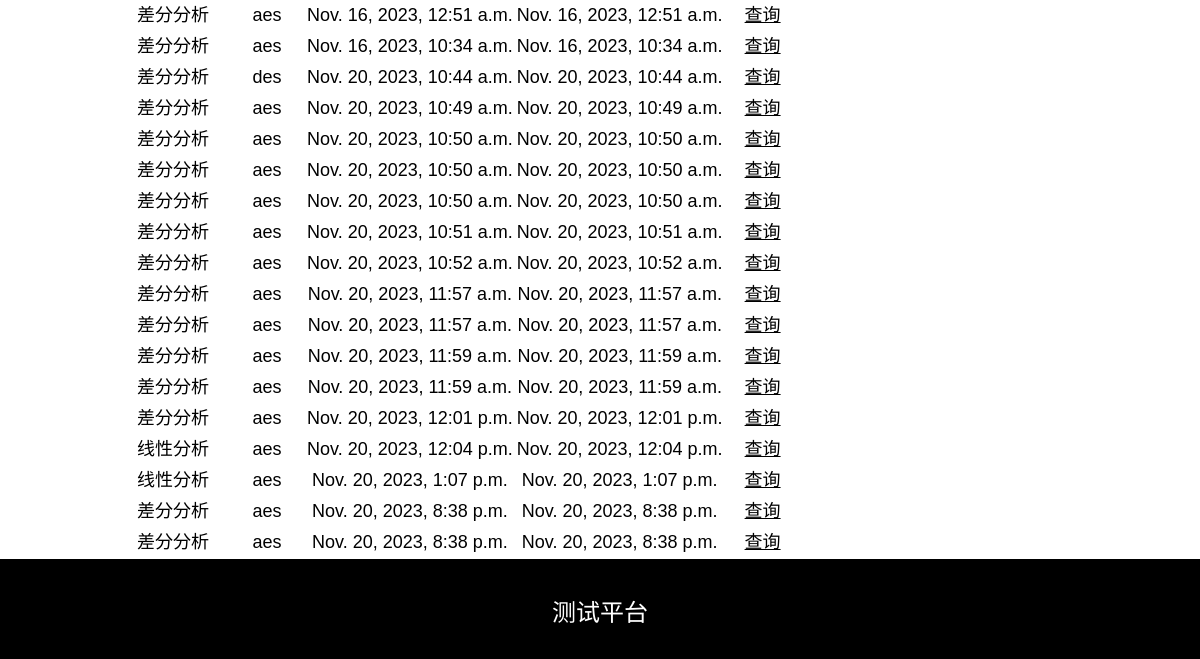
The page /history/ (signed in, lower part) on the database as committed earlier.
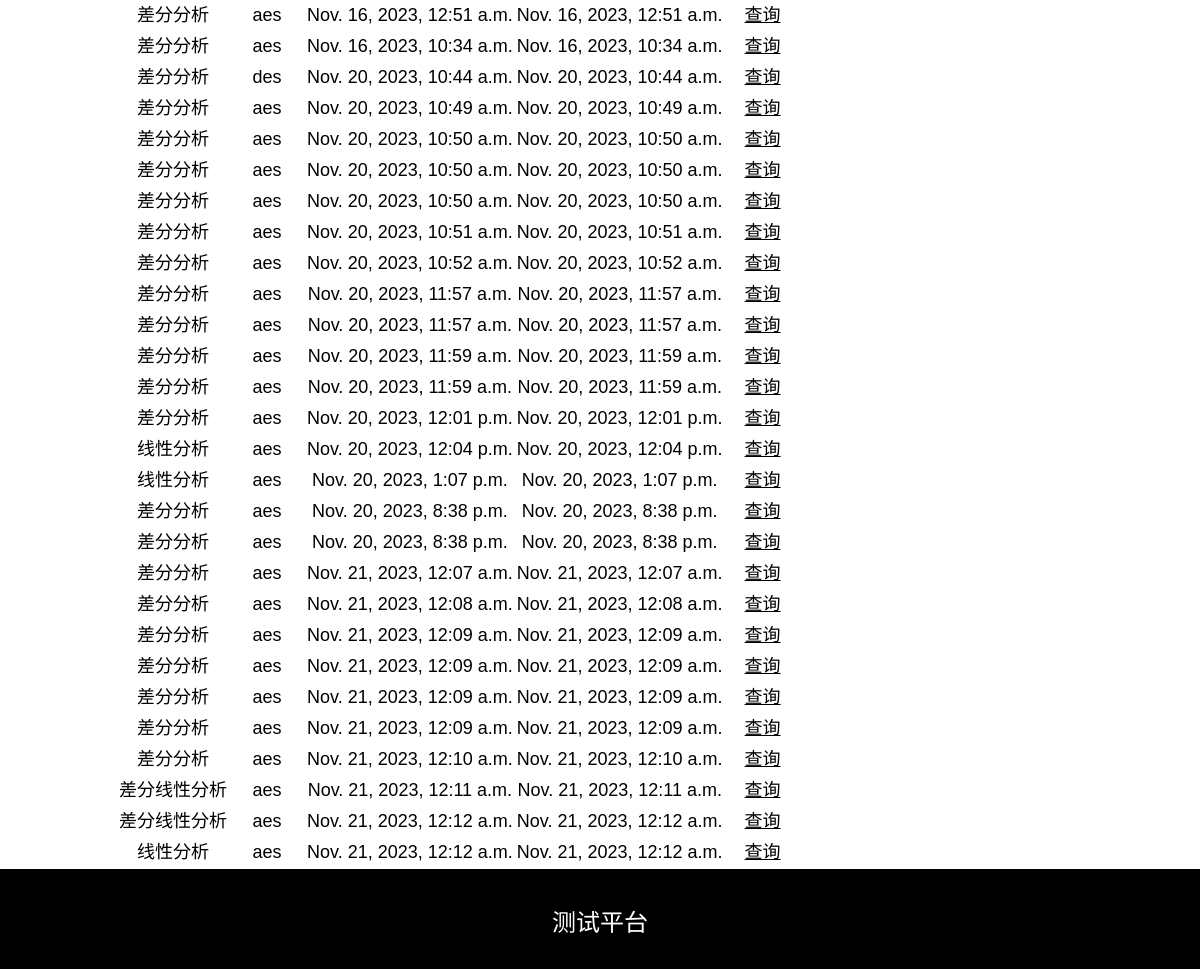
The same page on the database as committed later.
### demo/models.py (models this page shows)
class MyModel(models.Model):
    string1 = models.CharField(max_length=10)
    string2 = models.CharField(max_length=10)
    create_time = models.DateTimeField(default = timezone.now)
    edit_time = models.DateTimeField(auto_now = True)
    result = models.TextField(null=True)

### demo/views.py (the view)
# urls.py: path('history/', views.history,name='history'),
def history(request):
    if request.session.get('id') == None:
        return render(request, 'login.html')
    login_name = ''
    user = models.User.objects.get(id=request.session.get('id'))
    login_name = user.username
    return render(request, 'history.html', {"name": login_name,'my_model': MyModel.objects.all()})

### templates/history.html (shortened to what this page needs)
<!DOCTYPE html>
<html>
<head>
  <link rel="stylesheet" href="../static/css/w3.css">
  <link rel="stylesheet" href="../static/css/font-awesome.min.css">
</head>
<body>
  <div class="wrapper">
    <section class="w3-container w3-center w3-content " style="max-width:1000px">
      <table>
        <tbody>
          {% for instance in my_model %}
          <tr>
            <td class="w3-large">{{ instance.string1 }}</td>
            <td class="w3-large">{{ instance.string2 }}</td>
            <td class="w3-large">{{ instance.create_time }}</td>
            <td class="w3-large">{{ instance.edit_time }}</td>
            <td class="w3-large"><a href="{% url 'history_detail' id=instance.id %}">查询</a></td>
          </tr>
          {% endfor %}
        </tbody>
      </table>
    </section>
    <div class="push"></div>
  </div>
  <footer class="w3-container w3-padding-12 w3-center w3-black footer">
    <p class="w3-xlarge">
      测试平台
    </p>
  </footer>
</body>
</html>

Rows that differ between the two databases and show on the page:
added MyModel: string1 "差分分析", string2 "aes", create_time "Nov. 21, 2023, 12:07 a.m.", edit_time "Nov. 21, 2023, 12:07 a.m."
added MyModel: string1 "差分分析", string2 "aes", create_time "Nov. 21, 2023, 12:08 a.m.", edit_time "Nov. 21, 2023, 12:08 a.m."
added MyModel: string1 "差分分析", string2 "aes", create_time "Nov. 21, 2023, 12:09 a.m.", edit_time "Nov. 21, 2023, 12:09 a.m."
added MyModel: string1 "差分分析", string2 "aes", create_time "Nov. 21, 2023, 12:09 a.m.", edit_time "Nov. 21, 2023, 12:09 a.m."
added MyModel: string1 "差分分析", string2 "aes", create_time "Nov. 21, 2023, 12:09 a.m.", edit_time "Nov. 21, 2023, 12:09 a.m."
added MyModel: string1 "差分分析", string2 "aes", create_time "Nov. 21, 2023, 12:09 a.m.", edit_time "Nov. 21, 2023, 12:09 a.m."
added MyModel: string1 "差分分析", string2 "aes", create_time "Nov. 21, 2023, 12:10 a.m.", edit_time "Nov. 21, 2023, 12:10 a.m."
added MyModel: string1 "差分线性分析", string2 "aes", create_time "Nov. 21, 2023, 12:11 a.m.", edit_time "Nov. 21, 2023, 12:11 a.m."
added MyModel: string1 "差分线性分析", string2 "aes", create_time "Nov. 21, 2023, 12:12 a.m.", edit_time "Nov. 21, 2023, 12:12 a.m."
added MyModel: string1 "线性分析", string2 "aes", create_time "Nov. 21, 2023, 12:12 a.m.", edit_time "Nov. 21, 2023, 12:12 a.m."
